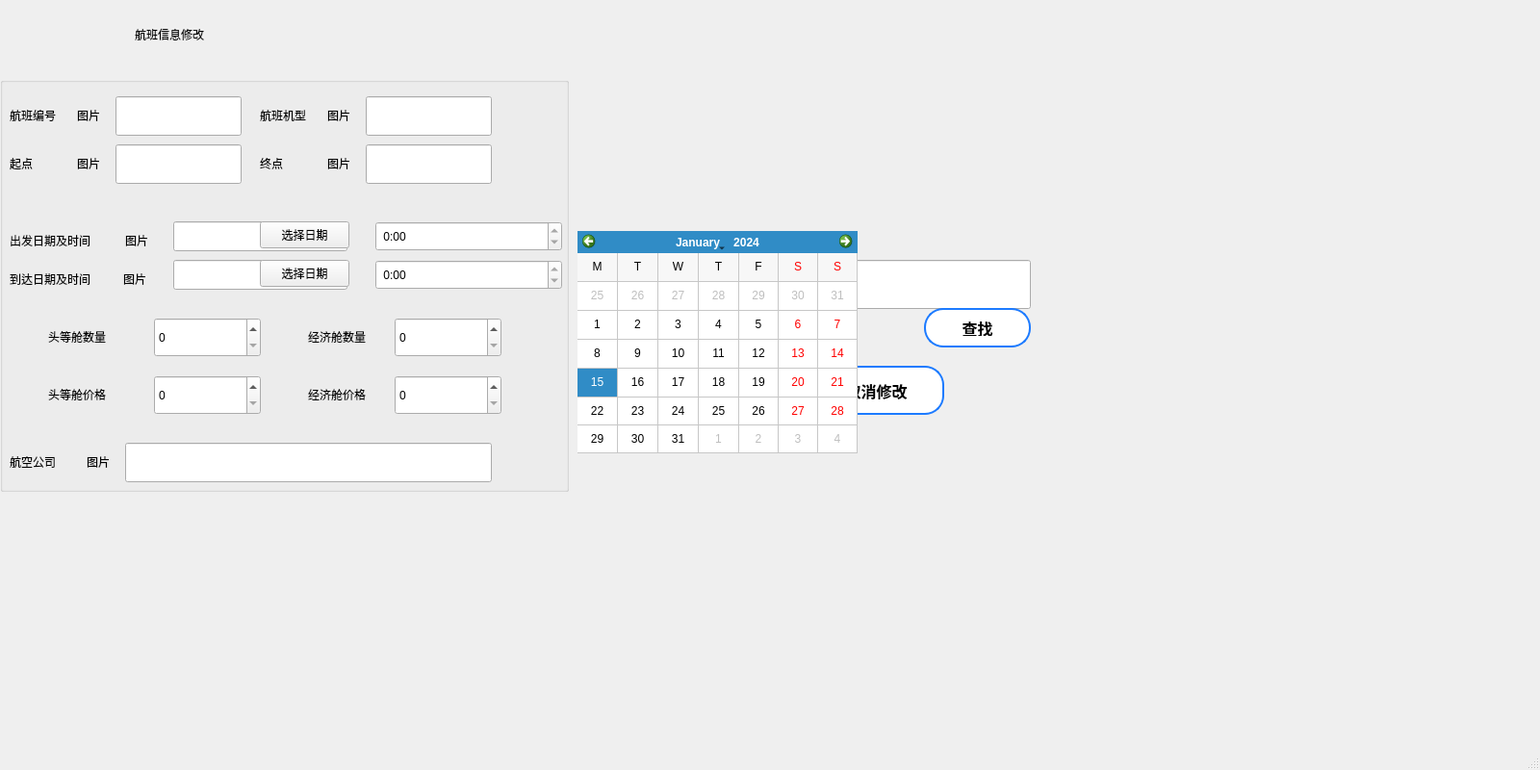
<?xml version="1.0" encoding="UTF-8"?>
<ui version="4.0">
 <class>adminUpdateFlightWindow</class>
 <widget class="QMainWindow" name="adminUpdateFlightWindow">
  <property name="geometry">
   <rect>
    <x>0</x>
    <y>0</y>
    <width>1600</width>
    <height>800</height>
   </rect>
  </property>
  <property name="windowTitle">
   <string>MainWindow</string>
  </property>
  <widget class="QWidget" name="centralwidget">
   <widget class="QLabel" name="label">
    <property name="geometry">
     <rect>
      <x>140</x>
      <y>0</y>
      <width>321</width>
      <height>71</height>
     </rect>
    </property>
    <property name="styleSheet">
     <string notr="true">font: 30pt &quot;千图笔锋手写体&quot;;</string>
    </property>
    <property name="text">
     <string>航班信息修改</string>
    </property>
   </widget>
   <widget class="QGroupBox" name="groupBox">
    <property name="geometry">
     <rect>
      <x>0</x>
      <y>80</y>
      <width>591</width>
      <height>431</height>
     </rect>
    </property>
    <property name="styleSheet">
     <string notr="true"/>
    </property>
    <property name="title">
     <string/>
    </property>
    <widget class="QLabel" name="label_2">
     <property name="geometry">
      <rect>
       <x>10</x>
       <y>30</y>
       <width>69</width>
       <height>19</height>
      </rect>
     </property>
     <property name="text">
      <string>航班编号</string>
     </property>
    </widget>
    <widget class="QLineEdit" name="lineEdit_flightNumber">
     <property name="geometry">
      <rect>
       <x>120</x>
       <y>20</y>
       <width>131</width>
       <height>41</height>
      </rect>
     </property>
    </widget>
    <widget class="QLabel" name="img_flightNumber">
     <property name="geometry">
      <rect>
       <x>80</x>
       <y>30</y>
       <width>31</width>
       <height>19</height>
      </rect>
     </property>
     <property name="text">
      <string>图片</string>
     </property>
    </widget>
    <widget class="QLabel" name="label_4">
     <property name="geometry">
      <rect>
       <x>270</x>
       <y>30</y>
       <width>69</width>
       <height>19</height>
      </rect>
     </property>
     <property name="text">
      <string>航班机型</string>
     </property>
    </widget>
    <widget class="QLineEdit" name="lineEdit_aircraftModel">
     <property name="geometry">
      <rect>
       <x>380</x>
       <y>20</y>
       <width>131</width>
       <height>41</height>
      </rect>
     </property>
    </widget>
    <widget class="QLabel" name="img_aircraftModel">
     <property name="geometry">
      <rect>
       <x>340</x>
       <y>30</y>
       <width>31</width>
       <height>19</height>
      </rect>
     </property>
     <property name="text">
      <string>图片</string>
     </property>
    </widget>
    <widget class="QLabel" name="label_6">
     <property name="geometry">
      <rect>
       <x>10</x>
       <y>80</y>
       <width>69</width>
       <height>19</height>
      </rect>
     </property>
     <property name="text">
      <string>起点</string>
     </property>
    </widget>
    <widget class="QLineEdit" name="lineEdit_departure">
     <property name="geometry">
      <rect>
       <x>120</x>
       <y>70</y>
       <width>131</width>
       <height>41</height>
      </rect>
     </property>
    </widget>
    <widget class="QLabel" name="img_departure">
     <property name="geometry">
      <rect>
       <x>80</x>
       <y>80</y>
       <width>31</width>
       <height>19</height>
      </rect>
     </property>
     <property name="text">
      <string>图片</string>
     </property>
    </widget>
    <widget class="QLabel" name="label_8">
     <property name="geometry">
      <rect>
       <x>270</x>
       <y>80</y>
       <width>69</width>
       <height>19</height>
      </rect>
     </property>
     <property name="text">
      <string>终点</string>
     </property>
    </widget>
    <widget class="QLineEdit" name="lineEdit_destination">
     <property name="geometry">
      <rect>
       <x>380</x>
       <y>70</y>
       <width>131</width>
       <height>41</height>
      </rect>
     </property>
    </widget>
    <widget class="QLabel" name="img_destination">
     <property name="geometry">
      <rect>
       <x>340</x>
       <y>80</y>
       <width>31</width>
       <height>19</height>
      </rect>
     </property>
     <property name="text">
      <string>图片</string>
     </property>
    </widget>
    <widget class="QLabel" name="label_10">
     <property name="geometry">
      <rect>
       <x>10</x>
       <y>160</y>
       <width>141</width>
       <height>19</height>
      </rect>
     </property>
     <property name="text">
      <string>出发日期及时间</string>
     </property>
    </widget>
    <widget class="QLabel" name="img_date1">
     <property name="geometry">
      <rect>
       <x>130</x>
       <y>160</y>
       <width>31</width>
       <height>19</height>
      </rect>
     </property>
     <property name="text">
      <string>图片</string>
     </property>
    </widget>
    <widget class="QLineEdit" name="lineEdit_date1">
     <property name="geometry">
      <rect>
       <x>180</x>
       <y>150</y>
       <width>181</width>
       <height>31</height>
      </rect>
     </property>
    </widget>
    <widget class="QPushButton" name="btn_selectDate1">
     <property name="geometry">
      <rect>
       <x>270</x>
       <y>150</y>
       <width>93</width>
       <height>28</height>
      </rect>
     </property>
     <property name="text">
      <string>选择日期</string>
     </property>
    </widget>
    <widget class="QDateTimeEdit" name="dateTimeEdit1">
     <property name="geometry">
      <rect>
       <x>390</x>
       <y>150</y>
       <width>194</width>
       <height>31</height>
      </rect>
     </property>
     <property name="displayFormat">
      <string> H:mm</string>
     </property>
    </widget>
    <widget class="QDateTimeEdit" name="dateTimeEdit2">
     <property name="geometry">
      <rect>
       <x>390</x>
       <y>190</y>
       <width>194</width>
       <height>31</height>
      </rect>
     </property>
     <property name="displayFormat">
      <string> H:mm</string>
     </property>
    </widget>
    <widget class="QPushButton" name="btn_selectDate2">
     <property name="geometry">
      <rect>
       <x>270</x>
       <y>190</y>
       <width>93</width>
       <height>28</height>
      </rect>
     </property>
     <property name="text">
      <string>选择日期</string>
     </property>
    </widget>
    <widget class="QLabel" name="label_13">
     <property name="geometry">
      <rect>
       <x>10</x>
       <y>200</y>
       <width>141</width>
       <height>19</height>
      </rect>
     </property>
     <property name="text">
      <string>到达日期及时间</string>
     </property>
    </widget>
    <widget class="QLineEdit" name="lineEdit_date2">
     <property name="geometry">
      <rect>
       <x>180</x>
       <y>190</y>
       <width>181</width>
       <height>31</height>
      </rect>
     </property>
    </widget>
    <widget class="QLabel" name="img_date2">
     <property name="geometry">
      <rect>
       <x>128</x>
       <y>200</y>
       <width>31</width>
       <height>20</height>
      </rect>
     </property>
     <property name="text">
      <string>图片</string>
     </property>
    </widget>
    <widget class="QSpinBox" name="spinBox_firstClassSeat">
     <property name="geometry">
      <rect>
       <x>160</x>
       <y>250</y>
       <width>111</width>
       <height>41</height>
      </rect>
     </property>
     <property name="maximum">
      <number>20000</number>
     </property>
    </widget>
    <widget class="QLabel" name="label_14">
     <property name="geometry">
      <rect>
       <x>50</x>
       <y>260</y>
       <width>81</width>
       <height>20</height>
      </rect>
     </property>
     <property name="text">
      <string>头等舱数量</string>
     </property>
    </widget>
    <widget class="QSpinBox" name="spinBox_economyClassSeat">
     <property name="geometry">
      <rect>
       <x>410</x>
       <y>250</y>
       <width>111</width>
       <height>41</height>
      </rect>
     </property>
     <property name="maximum">
      <number>20000</number>
     </property>
    </widget>
    <widget class="QLabel" name="label_15">
     <property name="geometry">
      <rect>
       <x>320</x>
       <y>260</y>
       <width>81</width>
       <height>20</height>
      </rect>
     </property>
     <property name="text">
      <string>经济舱数量</string>
     </property>
    </widget>
    <widget class="QLabel" name="label_16">
     <property name="geometry">
      <rect>
       <x>320</x>
       <y>320</y>
       <width>81</width>
       <height>20</height>
      </rect>
     </property>
     <property name="text">
      <string>经济舱价格</string>
     </property>
    </widget>
    <widget class="QSpinBox" name="spinBox_firstClassPrice">
     <property name="geometry">
      <rect>
       <x>160</x>
       <y>310</y>
       <width>111</width>
       <height>41</height>
      </rect>
     </property>
     <property name="readOnly">
      <bool>false</bool>
     </property>
     <property name="buttonSymbols">
      <enum>QAbstractSpinBox::ButtonSymbols::UpDownArrows</enum>
     </property>
     <property name="maximum">
      <number>20000</number>
     </property>
    </widget>
    <widget class="QLabel" name="label_17">
     <property name="geometry">
      <rect>
       <x>50</x>
       <y>320</y>
       <width>81</width>
       <height>20</height>
      </rect>
     </property>
     <property name="text">
      <string>头等舱价格</string>
     </property>
    </widget>
    <widget class="QSpinBox" name="spinBox_economyClassPrice">
     <property name="geometry">
      <rect>
       <x>410</x>
       <y>310</y>
       <width>111</width>
       <height>41</height>
      </rect>
     </property>
     <property name="maximum">
      <number>20000</number>
     </property>
    </widget>
    <widget class="QLabel" name="label_18">
     <property name="geometry">
      <rect>
       <x>10</x>
       <y>390</y>
       <width>69</width>
       <height>19</height>
      </rect>
     </property>
     <property name="text">
      <string>航空公司</string>
     </property>
    </widget>
    <widget class="QLineEdit" name="lineEdit_airlineCompany">
     <property name="geometry">
      <rect>
       <x>130</x>
       <y>380</y>
       <width>381</width>
       <height>41</height>
      </rect>
     </property>
    </widget>
    <widget class="QLabel" name="img_airlineCompany">
     <property name="geometry">
      <rect>
       <x>90</x>
       <y>390</y>
       <width>31</width>
       <height>19</height>
      </rect>
     </property>
     <property name="text">
      <string>图片</string>
     </property>
    </widget>
    <zorder>lineEdit_date2</zorder>
    <zorder>lineEdit_date1</zorder>
    <zorder>label_2</zorder>
    <zorder>lineEdit_flightNumber</zorder>
    <zorder>img_flightNumber</zorder>
    <zorder>label_4</zorder>
    <zorder>lineEdit_aircraftModel</zorder>
    <zorder>img_aircraftModel</zorder>
    <zorder>label_6</zorder>
    <zorder>lineEdit_departure</zorder>
    <zorder>img_departure</zorder>
    <zorder>label_8</zorder>
    <zorder>lineEdit_destination</zorder>
    <zorder>img_destination</zorder>
    <zorder>label_10</zorder>
    <zorder>img_date1</zorder>
    <zorder>btn_selectDate1</zorder>
    <zorder>dateTimeEdit1</zorder>
    <zorder>dateTimeEdit2</zorder>
    <zorder>btn_selectDate2</zorder>
    <zorder>label_13</zorder>
    <zorder>img_date2</zorder>
    <zorder>label_14</zorder>
    <zorder>label_15</zorder>
    <zorder>label_16</zorder>
    <zorder>label_17</zorder>
    <zorder>label_18</zorder>
    <zorder>lineEdit_airlineCompany</zorder>
    <zorder>img_airlineCompany</zorder>
    <zorder>spinBox_firstClassSeat</zorder>
    <zorder>spinBox_firstClassPrice</zorder>
    <zorder>spinBox_economyClassSeat</zorder>
    <zorder>spinBox_economyClassPrice</zorder>
   </widget>
   <widget class="QPushButton" name="btn_save">
    <property name="geometry">
     <rect>
      <x>680</x>
      <y>380</y>
      <width>141</width>
      <height>51</height>
     </rect>
    </property>
    <property name="styleSheet">
     <string notr="true">QPushButton {
    background: white;
    color: black;
    border-radius: 20px;
    font-size: 16px;
    padding: 10px;
    font-weight: bold;
    border: 2px solid #1d7bff; /* 添加边框颜色 */
}

QPushButton:hover {
    background-color: rgb(29, 123, 255); /* 悬浮时的背景色 */
    color: white; /* 悬浮时字体颜色变白 */
}

QPushButton:pressed {
    background-color: rgb(29, 123, 255); /* 点击时的背景色 */
}
</string>
    </property>
    <property name="text">
     <string>保存修改</string>
    </property>
   </widget>
   <widget class="QPushButton" name="btn_cancel">
    <property name="geometry">
     <rect>
      <x>840</x>
      <y>380</y>
      <width>141</width>
      <height>51</height>
     </rect>
    </property>
    <property name="styleSheet">
     <string notr="true">QPushButton {
    background: white;
    color: black;
    border-radius: 20px;
    font-size: 16px;
    padding: 10px;
    font-weight: bold;
    border: 2px solid #1d7bff; /* 添加边框颜色 */
}

QPushButton:hover {
    background-color: rgb(29, 123, 255); /* 悬浮时的背景色 */
    color: white; /* 悬浮时字体颜色变白 */
}

QPushButton:pressed {
    background-color: rgb(29, 123, 255); /* 点击时的背景色 */
}
</string>
    </property>
    <property name="text">
     <string>取消修改</string>
    </property>
   </widget>
   <widget class="QLabel" name="label_3">
    <property name="geometry">
     <rect>
      <x>600</x>
      <y>240</y>
      <width>61</width>
      <height>31</height>
     </rect>
    </property>
    <property name="styleSheet">
     <string notr="true">background-color: rgb(0, 170, 255);</string>
    </property>
    <property name="text">
     <string>    搜索</string>
    </property>
   </widget>
   <widget class="QLineEdit" name="lineEdit_search">
    <property name="geometry">
     <rect>
      <x>600</x>
      <y>270</y>
      <width>471</width>
      <height>51</height>
     </rect>
    </property>
   </widget>
   <widget class="QPushButton" name="btn_search">
    <property name="geometry">
     <rect>
      <x>960</x>
      <y>320</y>
      <width>111</width>
      <height>41</height>
     </rect>
    </property>
    <property name="styleSheet">
     <string notr="true">QPushButton {
    background: white;
    color: black;
    border-radius: 20px;
    font-size: 16px;
    padding: 10px;
    font-weight: bold;
    border: 2px solid #1d7bff; /* 添加边框颜色 */
}

QPushButton:hover {
    background-color: rgb(29, 123, 255); /* 悬浮时的背景色 */
    color: white; /* 悬浮时字体颜色变白 */
}

QPushButton:pressed {
    background-color: rgb(29, 123, 255); /* 点击时的背景色 */
}
</string>
    </property>
    <property name="text">
     <string>查找</string>
    </property>
   </widget>
   <widget class="QLabel" name="label_img">
    <property name="geometry">
     <rect>
      <x>610</x>
      <y>28</y>
      <width>531</width>
      <height>191</height>
     </rect>
    </property>
    <property name="text">
     <string/>
    </property>
   </widget>
   <widget class="QCalendarWidget" name="calendarWidget">
    <property name="geometry">
     <rect>
      <x>600</x>
      <y>240</y>
      <width>291</width>
      <height>231</height>
     </rect>
    </property>
    <property name="styleSheet">
     <string notr="true">color: rgb(0, 0, 0);
QCalendarWidget QToolButton {
    min-width: 100px; /* 修改按钮宽度 */
    min-height: 40px; /* 修改按钮高度 */
}</string>
    </property>
    <property name="gridVisible">
     <bool>true</bool>
    </property>
    <property name="horizontalHeaderFormat">
     <enum>QCalendarWidget::HorizontalHeaderFormat::SingleLetterDayNames</enum>
    </property>
    <property name="verticalHeaderFormat">
     <enum>QCalendarWidget::VerticalHeaderFormat::NoVerticalHeader</enum>
    </property>
    <property name="navigationBarVisible">
     <bool>true</bool>
    </property>
    <property name="dateEditEnabled">
     <bool>true</bool>
    </property>
   </widget>
  </widget>
  <widget class="QMenuBar" name="menubar">
   <property name="geometry">
    <rect>
     <x>0</x>
     <y>0</y>
     <width>1600</width>
     <height>25</height>
    </rect>
   </property>
  </widget>
  <widget class="QStatusBar" name="statusbar"/>
 </widget>
 <resources/>
 <connections/>
</ui>
